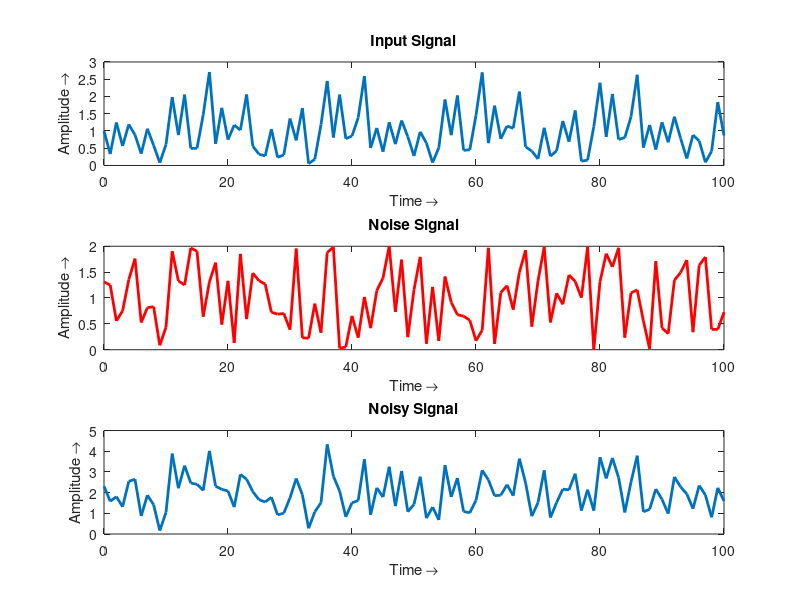
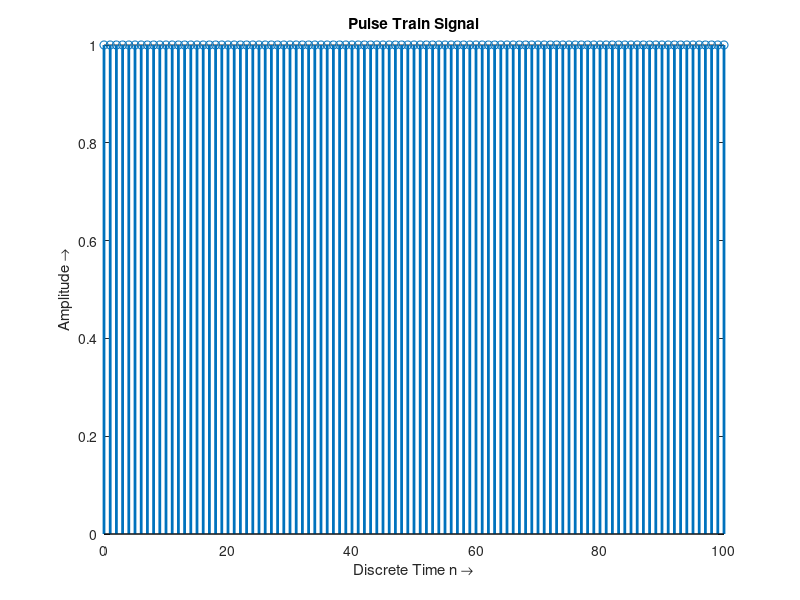
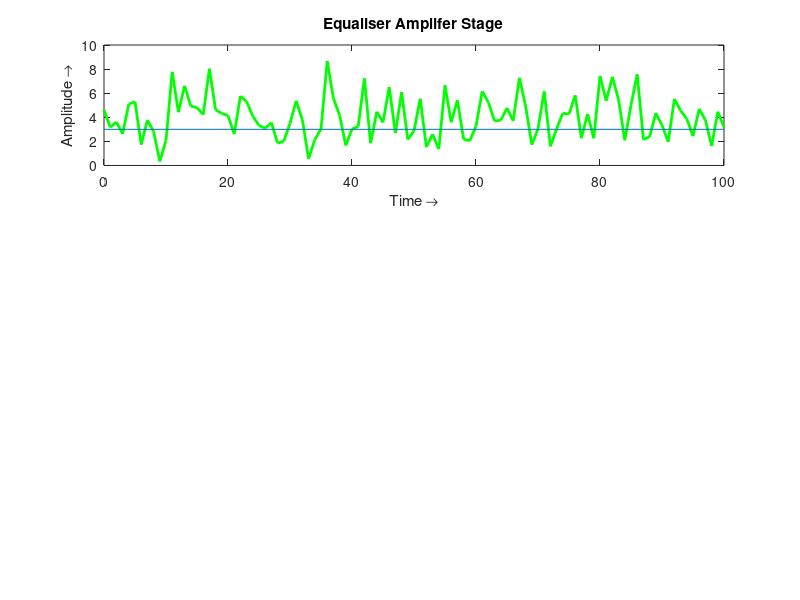

Here is the MATLAB script that generated these plots, in order: (Note: this script raises an error after producing the figures.)

% Author: Zain Rajani
% Software Used: MATLAB (R2020a)

%% Initialize Screen 

clear all;
close all;
clc;

%% Original Signal

time = 0:100;                       % Time period of the signal

% Original Signal without noise 
input_signal=abs(sin(time)+cos(2*time)+sin(4*time));

% Noise Regeneration 
noise= 2*rand(size(time));

% Signal with Noise
final_input= input_signal+noise;

% Plotting the signal
subplot(3,1,1)
plot(time,input_signal,'LineWidth',2);% Signal Plotting
title('Input Signal');                % Title Signal 
xlabel('Time \rightarrow');           % X-axis label
ylabel('Amplitude \rightarrow');      % Y-axis label

subplot(3,1,2)                        % Same plot division 2
plot(time,noise,'r','LineWidth',2);   % Signal Plotting 
title('Noise Signal');
xlabel('Time \rightarrow');
ylabel('Amplitude \rightarrow');


subplot(3,1,3)                        % Same plot division 3
plot(time,final_input,'LineWidth',2);
title('Noisy Signal');
xlabel('Time \rightarrow');
ylabel('Amplitude \rightarrow');

%% Pulse Train Signal (Timing Circuit)

discrete_time=0:100;                   % Discrete Time for timing 
pulse_signal=[ones(1,101)];            % Generate Pulse Signal 

figure                                 % Create a new figure
%Plot the pulse signal 
stem(discrete_time,pulse_signal,'LineWidth',2)
%Label the plot
title('Pulse Train Signal');
xlabel('Discrete Time n \rightarrow');
ylabel('Amplitude \rightarrow');

%% Amplifier and Equaliser Stage

amplification_factor=2;                % Signal Equalised by

threshold_level=3;                     % Set the threshold level

equaliser_signal=amplification_factor*final_input; % Final Signal Input

figure;                                % Create a new plot
subplot(3,1,1)                         % Plot first division
plot(time, equaliser_signal,'g','LineWidth',2)  %Plotting signal
% Label the plots
title('Equaliser Amplifer Stage');
xlabel('Time \rightarrow');
ylabel('Amplitude \rightarrow');

% Draw threshold line
line_draw=line([0 100],[threshold_level,threshold_level]); 

% Line Drawn specification (Design for the drawn line)

line_draw.Color='red';
line_draw.LineStyle='--';
line_draw.LineWidth=2;

%% Decision Making Block

i=1;

% Loop to decide the signal based on the threshold set 
while (i<=100)
    if (equaliser_signal(1,i)>=threshold_level)
        decision_stage(1,i)=1;
    else 
        decision_stage(1,i)=0;
    end
    i=i+1;
end 

disp(decision_stage);            % Display the decision signal

subplot(3,1,3)                   % 3rd Division Plot
